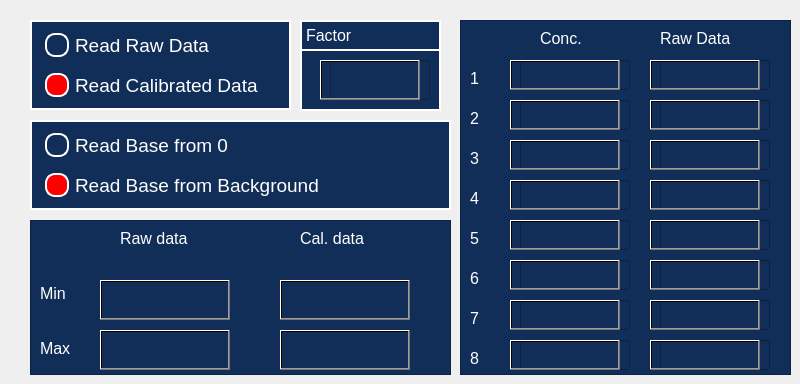
    <widget class="QWidget" name="page_3">
     <widget class="QFrame" name="frame_7">
      <property name="geometry">
       <rect>
        <x>30</x>
        <y>220</y>
        <width>421</width>
        <height>155</height>
       </rect>
      </property>
      <property name="styleSheet">
       <string notr="true">
background:rgb(17, 46, 88);
color:rgb(255, 255, 255);
</string>
      </property>
      <property name="frameShape">
       <enum>QFrame::StyledPanel</enum>
      </property>
      <property name="frameShadow">
       <enum>QFrame::Raised</enum>
      </property>
      <widget class="QLabel" name="label_8">
       <property name="geometry">
        <rect>
         <x>10</x>
         <y>65</y>
         <width>41</width>
         <height>17</height>
        </rect>
       </property>
       <property name="font">
        <font>
         <pointsize>12</pointsize>
        </font>
       </property>
       <property name="text">
        <string>Min</string>
       </property>
      </widget>
      <widget class="QLineEdit" name="lineEdit_2">
       <property name="geometry">
        <rect>
         <x>70</x>
         <y>60</y>
         <width>130</width>
         <height>40</height>
        </rect>
       </property>
       <property name="styleSheet">
        <string notr="true">background:rgb(17, 46, 88);
color:rgb(255, 255, 255);</string>
       </property>
      </widget>
      <widget class="QPushButton" name="pushButton_20">
       <property name="geometry">
        <rect>
         <x>70</x>
         <y>60</y>
         <width>130</width>
         <height>40</height>
        </rect>
       </property>
       <property name="styleSheet">
        <string notr="true">background:qlineargradient(spread:pad, x1:0, y1:0, x2:1, y2:0, stop:0 rgba(0, 0, 0, 0), stop:1 rgba(0,0,0,0))</string>
       </property>
       <property name="text">
        <string/>
       </property>
      </widget>
      <widget class="QLabel" name="label_18">
       <property name="geometry">
        <rect>
         <x>10</x>
         <y>120</y>
         <width>41</width>
         <height>17</height>
        </rect>
       </property>
       <property name="font">
        <font>
         <pointsize>12</pointsize>
        </font>
       </property>
       <property name="text">
        <string>Max</string>
       </property>
      </widget>
      <widget class="QLineEdit" name="lineEdit_11">
       <property name="geometry">
        <rect>
         <x>70</x>
         <y>110</y>
         <width>130</width>
         <height>40</height>
        </rect>
       </property>
       <property name="styleSheet">
        <string notr="true">background:rgb(17, 46, 88);
color:rgb(255, 255, 255);</string>
       </property>
      </widget>
      <widget class="QPushButton" name="pushButton_29">
       <property name="geometry">
        <rect>
         <x>250</x>
         <y>60</y>
         <width>130</width>
         <height>40</height>
        </rect>
       </property>
       <property name="styleSheet">
        <string notr="true">background:qlineargradient(spread:pad, x1:0, y1:0, x2:1, y2:0, stop:0 rgba(0, 0, 0, 0), stop:1 rgba(0,0,0,0))</string>
       </property>
       <property name="text">
        <string/>
       </property>
      </widget>
      <widget class="QLineEdit" name="lineEdit_12">
       <property name="geometry">
        <rect>
         <x>250</x>
         <y>60</y>
         <width>130</width>
         <height>40</height>
        </rect>
       </property>
       <property name="styleSheet">
        <string notr="true">background:rgb(17, 46, 88);
color:rgb(255, 255, 255);</string>
       </property>
      </widget>
      <widget class="QPushButton" name="pushButton_30">
       <property name="geometry">
        <rect>
         <x>250</x>
         <y>110</y>
         <width>130</width>
         <height>40</height>
        </rect>
       </property>
       <property name="styleSheet">
        <string notr="true">background:qlineargradient(spread:pad, x1:0, y1:0, x2:1, y2:0, stop:0 rgba(0, 0, 0, 0), stop:1 rgba(0,0,0,0))</string>
       </property>
       <property name="text">
        <string/>
       </property>
      </widget>
      <widget class="QLineEdit" name="lineEdit_13">
       <property name="geometry">
        <rect>
         <x>250</x>
         <y>110</y>
         <width>130</width>
         <height>40</height>
        </rect>
       </property>
       <property name="styleSheet">
        <string notr="true">background:rgb(17, 46, 88);
color:rgb(255, 255, 255);</string>
       </property>
      </widget>
      <widget class="QLabel" name="label_21">
       <property name="geometry">
        <rect>
         <x>90</x>
         <y>10</y>
         <width>81</width>
         <height>17</height>
        </rect>
       </property>
       <property name="font">
        <font>
         <pointsize>12</pointsize>
        </font>
       </property>
       <property name="text">
        <string>Raw data</string>
       </property>
      </widget>
      <widget class="QLabel" name="label_22">
       <property name="geometry">
        <rect>
         <x>270</x>
         <y>10</y>
         <width>81</width>
         <height>17</height>
        </rect>
       </property>
       <property name="font">
        <font>
         <pointsize>12</pointsize>
        </font>
       </property>
       <property name="text">
        <string>Cal. data</string>
       </property>
      </widget>
      <widget class="QPushButton" name="pushButton_28">
       <property name="geometry">
        <rect>
         <x>70</x>
         <y>110</y>
         <width>130</width>
         <height>40</height>
        </rect>
       </property>
       <property name="styleSheet">
        <string notr="true">background:qlineargradient(spread:pad, x1:0, y1:0, x2:1, y2:0, stop:0 rgba(0, 0, 0, 0), stop:1 rgba(0,0,0,0))</string>
       </property>
       <property name="text">
        <string/>
       </property>
      </widget>
      <zorder>label_8</zorder>
      <zorder>lineEdit_2</zorder>
      <zorder>pushButton_20</zorder>
      <zorder>label_18</zorder>
      <zorder>lineEdit_11</zorder>
      <zorder>lineEdit_12</zorder>
      <zorder>lineEdit_13</zorder>
      <zorder>label_21</zorder>
      <zorder>label_22</zorder>
      <zorder>pushButton_28</zorder>
      <zorder>pushButton_29</zorder>
      <zorder>pushButton_30</zorder>
     </widget>
     <widget class="QFrame" name="frame_8">
      <property name="geometry">
       <rect>
        <x>30</x>
        <y>20</y>
        <width>261</width>
        <height>90</height>
       </rect>
      </property>
      <property name="styleSheet">
       <string notr="true">QFrame {
background:rgb(17, 46, 88);
color:rgb(255, 255, 255);
border:                 2px solid white;}</string>
      </property>
      <property name="frameShape">
       <enum>QFrame::StyledPanel</enum>
      </property>
      <property name="frameShadow">
       <enum>QFrame::Raised</enum>
      </property>
      <widget class="QRadioButton" name="radioButton">
       <property name="geometry">
        <rect>
         <x>15</x>
         <y>10</y>
         <width>191</width>
         <height>31</height>
        </rect>
       </property>
       <property name="font">
        <font>
         <pointsize>14</pointsize>
        </font>
       </property>
       <property name="styleSheet">
        <string notr="true">QRadioButton {
    background:rgb(17, 46, 88);
    color:                  white;
}

QRadioButton::indicator {
    width:                  20px;
    height:                 20px;
    border-radius:          10px;
}

QRadioButton::indicator:checked {
    background-color:       red;
    border:                 2px solid white;
}

QRadioButton::indicator:unchecked {
    background:rgb(17, 46, 88);
    border:                 2px solid white;
}</string>
       </property>
       <property name="text">
        <string>Read Raw Data</string>
       </property>
      </widget>
      <widget class="QRadioButton" name="radioButton_2">
       <property name="geometry">
        <rect>
         <x>15</x>
         <y>50</y>
         <width>241</width>
         <height>31</height>
        </rect>
       </property>
       <property name="font">
        <font>
         <pointsize>14</pointsize>
        </font>
       </property>
       <property name="styleSheet">
        <string notr="true">QRadioButton {
    background:rgb(17, 46, 88);
    color:                  white;
}

QRadioButton::indicator {
    width:                  20px;
    height:                 20px;
    border-radius:          10px;
}

QRadioButton::indicator:checked {
    background-color:       red;
    border:                 2px solid white;
}

QRadioButton::indicator:unchecked {
    background:rgb(17, 46, 88);
    border:                 2px solid white;
}</string>
       </property>
       <property name="text">
        <string>Read Calibrated Data</string>
       </property>
       <property name="checked">
        <bool>true</bool>
       </property>
      </widget>
     </widget>
     <widget class="QFrame" name="frame_9">
      <property name="geometry">
       <rect>
        <x>30</x>
        <y>120</y>
        <width>421</width>
        <height>90</height>
       </rect>
      </property>
      <property name="styleSheet">
       <string notr="true">QFrame {
background:rgb(17, 46, 88);
color:rgb(255, 255, 255);
border:                 2px solid white;}</string>
      </property>
      <property name="frameShape">
       <enum>QFrame::StyledPanel</enum>
      </property>
      <property name="frameShadow">
       <enum>QFrame::Raised</enum>
      </property>
      <widget class="QRadioButton" name="radioButton_5">
       <property name="geometry">
        <rect>
         <x>15</x>
         <y>10</y>
         <width>241</width>
         <height>31</height>
        </rect>
       </property>
       <property name="font">
        <font>
         <pointsize>14</pointsize>
        </font>
       </property>
       <property name="styleSheet">
        <string notr="true">QRadioButton {
    background:rgb(17, 46, 88);
    color:                  white;
}

QRadioButton::indicator {
    width:                  20px;
    height:                 20px;
    border-radius:          10px;
}

QRadioButton::indicator:checked {
    background-color:       red;
    border:                 2px solid white;
}

QRadioButton::indicator:unchecked {
    background:rgb(17, 46, 88);
    border:                 2px solid white;
}</string>
       </property>
       <property name="text">
        <string>Read Base from 0</string>
       </property>
      </widget>
      <widget class="QRadioButton" name="radioButton_6">
       <property name="geometry">
        <rect>
         <x>15</x>
         <y>50</y>
         <width>301</width>
         <height>31</height>
        </rect>
       </property>
       <property name="font">
        <font>
         <pointsize>14</pointsize>
        </font>
       </property>
       <property name="styleSheet">
        <string notr="true">QRadioButton {
    background:rgb(17, 46, 88);
    color:                  white;
}

QRadioButton::indicator {
    width:                  20px;
    height:                 20px;
    border-radius:          10px;
}

QRadioButton::indicator:checked {
    background-color:       red;
    border:                 2px solid white;
}

QRadioButton::indicator:unchecked {
    background:rgb(17, 46, 88);
    border:                 2px solid white;
}</string>
       </property>
       <property name="text">
        <string>Read Base from Background</string>
       </property>
       <property name="checked">
        <bool>true</bool>
       </property>
      </widget>
     </widget>
     <widget class="QFrame" name="frame_10">
      <property name="geometry">
       <rect>
        <x>460</x>
        <y>20</y>
        <width>331</width>
        <height>355</height>
       </rect>
      </property>
      <property name="styleSheet">
       <string notr="true">
background:rgb(17, 46, 88);
color:rgb(255, 255, 255);
</string>
      </property>
      <property name="frameShape">
       <enum>QFrame::StyledPanel</enum>
      </property>
      <property name="frameShadow">
       <enum>QFrame::Raised</enum>
      </property>
      <widget class="QLabel" name="label_19">
       <property name="geometry">
        <rect>
         <x>10</x>
         <y>50</y>
         <width>20</width>
         <height>17</height>
        </rect>
       </property>
       <property name="font">
        <font>
         <pointsize>12</pointsize>
        </font>
       </property>
       <property name="text">
        <string>1</string>
       </property>
      </widget>
      <widget class="QLineEdit" name="lineEdit_10">
       <property name="geometry">
        <rect>
         <x>60</x>
         <y>40</y>
         <width>110</width>
         <height>30</height>
        </rect>
       </property>
       <property name="styleSheet">
        <string notr="true">background:rgb(17, 46, 88);
color:rgb(255, 255, 255);</string>
       </property>
      </widget>
      <widget class="QPushButton" name="pushButton_27">
       <property name="geometry">
        <rect>
         <x>50</x>
         <y>40</y>
         <width>110</width>
         <height>30</height>
        </rect>
       </property>
       <property name="styleSheet">
        <string notr="true">background:qlineargradient(spread:pad, x1:0, y1:0, x2:1, y2:0, stop:0 rgba(0, 0, 0, 0), stop:1 rgba(0,0,0,0))</string>
       </property>
       <property name="text">
        <string/>
       </property>
      </widget>
      <widget class="QLabel" name="label_20">
       <property name="geometry">
        <rect>
         <x>10</x>
         <y>90</y>
         <width>20</width>
         <height>17</height>
        </rect>
       </property>
       <property name="font">
        <font>
         <pointsize>12</pointsize>
        </font>
       </property>
       <property name="text">
        <string>2</string>
       </property>
      </widget>
      <widget class="QLabel" name="label_25">
       <property name="geometry">
        <rect>
         <x>80</x>
         <y>10</y>
         <width>81</width>
         <height>17</height>
        </rect>
       </property>
       <property name="font">
        <font>
         <pointsize>12</pointsize>
        </font>
       </property>
       <property name="text">
        <string>Conc.</string>
       </property>
      </widget>
      <widget class="QLabel" name="label_26">
       <property name="geometry">
        <rect>
         <x>200</x>
         <y>10</y>
         <width>81</width>
         <height>17</height>
        </rect>
       </property>
       <property name="font">
        <font>
         <pointsize>12</pointsize>
        </font>
       </property>
       <property name="text">
        <string>Raw Data</string>
       </property>
      </widget>
      <widget class="QLineEdit" name="lineEdit_14">
       <property name="geometry">
        <rect>
         <x>200</x>
         <y>40</y>
         <width>110</width>
         <height>30</height>
        </rect>
       </property>
       <property name="styleSheet">
        <string notr="true">background:rgb(17, 46, 88);
color:rgb(255, 255, 255);</string>
       </property>
      </widget>
      <widget class="QPushButton" name="pushButton_31">
       <property name="geometry">
        <rect>
         <x>190</x>
         <y>40</y>
         <width>110</width>
         <height>30</height>
        </rect>
       </property>
       <property name="styleSheet">
        <string notr="true">background:qlineargradient(spread:pad, x1:0, y1:0, x2:1, y2:0, stop:0 rgba(0, 0, 0, 0), stop:1 rgba(0,0,0,0))</string>
       </property>
       <property name="text">
        <string/>
       </property>
      </widget>
      <widget class="QLineEdit" name="lineEdit_15">
       <property name="geometry">
        <rect>
         <x>60</x>
         <y>80</y>
         <width>110</width>
         <height>30</height>
        </rect>
       </property>
       <property name="styleSheet">
        <string notr="true">background:rgb(17, 46, 88);
color:rgb(255, 255, 255);</string>
       </property>
      </widget>
      <widget class="QLineEdit" name="lineEdit_16">
       <property name="geometry">
        <rect>
         <x>200</x>
         <y>80</y>
         <width>110</width>
         <height>30</height>
        </rect>
       </property>
       <property name="styleSheet">
        <string notr="true">background:rgb(17, 46, 88);
color:rgb(255, 255, 255);</string>
       </property>
      </widget>
      <widget class="QPushButton" name="pushButton_32">
       <property name="geometry">
        <rect>
         <x>50</x>
         <y>80</y>
         <width>110</width>
         <height>30</height>
        </rect>
       </property>
       <property name="styleSheet">
        <string notr="true">background:qlineargradient(spread:pad, x1:0, y1:0, x2:1, y2:0, stop:0 rgba(0, 0, 0, 0), stop:1 rgba(0,0,0,0))</string>
       </property>
       <property name="text">
        <string/>
       </property>
      </widget>
      <widget class="QPushButton" name="pushButton_33">
       <property name="geometry">
        <rect>
         <x>190</x>
         <y>80</y>
         <width>110</width>
         <height>30</height>
        </rect>
       </property>
       <property name="styleSheet">
        <string notr="true">background:qlineargradient(spread:pad, x1:0, y1:0, x2:1, y2:0, stop:0 rgba(0, 0, 0, 0), stop:1 rgba(0,0,0,0))</string>
       </property>
       <property name="text">
        <string/>
       </property>
      </widget>
      <widget class="QLineEdit" name="lineEdit_17">
       <property name="geometry">
        <rect>
         <x>60</x>
         <y>120</y>
         <width>110</width>
         <height>30</height>
        </rect>
       </property>
       <property name="styleSheet">
        <string notr="true">background:rgb(17, 46, 88);
color:rgb(255, 255, 255);</string>
       </property>
      </widget>
      <widget class="QLineEdit" name="lineEdit_18">
       <property name="geometry">
        <rect>
         <x>200</x>
         <y>120</y>
         <width>110</width>
         <height>30</height>
        </rect>
       </property>
       <property name="styleSheet">
        <string notr="true">background:rgb(17, 46, 88);
color:rgb(255, 255, 255);</string>
       </property>
      </widget>
      <widget class="QPushButton" name="pushButton_34">
       <property name="geometry">
        <rect>
         <x>50</x>
         <y>120</y>
         <width>110</width>
         <height>30</height>
        </rect>
       </property>
       <property name="styleSheet">
        <string notr="true">background:qlineargradient(spread:pad, x1:0, y1:0, x2:1, y2:0, stop:0 rgba(0, 0, 0, 0), stop:1 rgba(0,0,0,0))</string>
       </property>
       <property name="text">
        <string/>
       </property>
      </widget>
      <widget class="QPushButton" name="pushButton_35">
       <property name="geometry">
        <rect>
         <x>190</x>
         <y>120</y>
         <width>110</width>
         <height>30</height>
        </rect>
       </property>
       <property name="styleSheet">
        <string notr="true">background:qlineargradient(spread:pad, x1:0, y1:0, x2:1, y2:0, stop:0 rgba(0, 0, 0, 0), stop:1 rgba(0,0,0,0))</string>
       </property>
       <property name="text">
        <string/>
       </property>
      </widget>
      <widget class="QLineEdit" name="lineEdit_19">
       <property name="geometry">
        <rect>
         <x>60</x>
         <y>160</y>
         <width>110</width>
         <height>30</height>
        </rect>
       </property>
       <property name="styleSheet">
        <string notr="true">background:rgb(17, 46, 88);
color:rgb(255, 255, 255);</string>
       </property>
      </widget>
      <widget class="QLineEdit" name="lineEdit_20">
       <property name="geometry">
        <rect>
         <x>200</x>
         <y>160</y>
         <width>110</width>
         <height>30</height>
        </rect>
       </property>
       <property name="styleSheet">
        <string notr="true">background:rgb(17, 46, 88);
color:rgb(255, 255, 255);</string>
       </property>
      </widget>
      <widget class="QPushButton" name="pushButton_36">
       <property name="geometry">
        <rect>
         <x>50</x>
         <y>160</y>
         <width>110</width>
         <height>30</height>
        </rect>
       </property>
       <property name="styleSheet">
        <string notr="true">background:qlineargradient(spread:pad, x1:0, y1:0, x2:1, y2:0, stop:0 rgba(0, 0, 0, 0), stop:1 rgba(0,0,0,0))</string>
       </property>
       <property name="text">
        <string/>
       </property>
      </widget>
      <widget class="QPushButton" name="pushButton_37">
       <property name="geometry">
        <rect>
         <x>190</x>
         <y>160</y>
         <width>110</width>
         <height>30</height>
        </rect>
       </property>
       <property name="styleSheet">
        <string notr="true">background:qlineargradient(spread:pad, x1:0, y1:0, x2:1, y2:0, stop:0 rgba(0, 0, 0, 0), stop:1 rgba(0,0,0,0))</string>
       </property>
       <property name="text">
        <string/>
       </property>
      </widget>
      <widget class="QLineEdit" name="lineEdit_21">
       <property name="geometry">
        <rect>
         <x>60</x>
         <y>200</y>
         <width>110</width>
         <height>30</height>
        </rect>
       </property>
       <property name="styleSheet">
        <string notr="true">background:rgb(17, 46, 88);
color:rgb(255, 255, 255);</string>
       </property>
      </widget>
      <widget class="QLineEdit" name="lineEdit_22">
       <property name="geometry">
        <rect>
         <x>200</x>
         <y>200</y>
         <width>110</width>
         <height>30</height>
        </rect>
       </property>
       <property name="styleSheet">
        <string notr="true">background:rgb(17, 46, 88);
color:rgb(255, 255, 255);</string>
       </property>
      </widget>
      <widget class="QPushButton" name="pushButton_38">
       <property name="geometry">
        <rect>
         <x>50</x>
         <y>200</y>
         <width>110</width>
         <height>30</height>
        </rect>
       </property>
       <property name="styleSheet">
        <string notr="true">background:qlineargradient(spread:pad, x1:0, y1:0, x2:1, y2:0, stop:0 rgba(0, 0, 0, 0), stop:1 rgba(0,0,0,0))</string>
       </property>
       <property name="text">
        <string/>
       </property>
      </widget>
      <widget class="QPushButton" name="pushButton_39">
       <property name="geometry">
        <rect>
         <x>190</x>
         <y>200</y>
         <width>110</width>
         <height>30</height>
        </rect>
       </property>
       <property name="styleSheet">
        <string notr="true">background:qlineargradient(spread:pad, x1:0, y1:0, x2:1, y2:0, stop:0 rgba(0, 0, 0, 0), stop:1 rgba(0,0,0,0))</string>
       </property>
       <property name="text">
        <string/>
       </property>
      </widget>
      <widget class="QLineEdit" name="lineEdit_23">
       <property name="geometry">
        <rect>
         <x>60</x>
         <y>240</y>
         <width>110</width>
         <height>30</height>
        </rect>
       </property>
       <property name="styleSheet">
        <string notr="true">background:rgb(17, 46, 88);
color:rgb(255, 255, 255);</string>
       </property>
      </widget>
      <widget class="QLineEdit" name="lineEdit_24">
       <property name="geometry">
        <rect>
         <x>200</x>
         <y>240</y>
         <width>110</width>
         <height>30</height>
        </rect>
       </property>
       <property name="styleSheet">
        <string notr="true">background:rgb(17, 46, 88);
color:rgb(255, 255, 255);</string>
       </property>
      </widget>
      <widget class="QPushButton" name="pushButton_40">
       <property name="geometry">
        <rect>
         <x>50</x>
         <y>240</y>
         <width>110</width>
         <height>30</height>
        </rect>
       </property>
       <property name="styleSheet">
        <string notr="true">background:qlineargradient(spread:pad, x1:0, y1:0, x2:1, y2:0, stop:0 rgba(0, 0, 0, 0), stop:1 rgba(0,0,0,0))</string>
       </property>
       <property name="text">
        <string/>
       </property>
      </widget>
      <widget class="QPushButton" name="pushButton_41">
       <property name="geometry">
        <rect>
         <x>190</x>
         <y>240</y>
         <width>110</width>
         <height>30</height>
        </rect>
       </property>
       <property name="styleSheet">
        <string notr="true">background:qlineargradient(spread:pad, x1:0, y1:0, x2:1, y2:0, stop:0 rgba(0, 0, 0, 0), stop:1 rgba(0,0,0,0))</string>
       </property>
       <property name="text">
        <string/>
       </property>
      </widget>
      <widget class="QPushButton" name="pushButton_42">
       <property name="geometry">
        <rect>
         <x>190</x>
         <y>280</y>
         <width>110</width>
         <height>30</height>
        </rect>
       </property>
       <property name="styleSheet">
        <string notr="true">background:qlineargradient(spread:pad, x1:0, y1:0, x2:1, y2:0, stop:0 rgba(0, 0, 0, 0), stop:1 rgba(0,0,0,0))</string>
       </property>
       <property name="text">
        <string/>
       </property>
      </widget>
      <widget class="QPushButton" name="pushButton_43">
       <property name="geometry">
        <rect>
         <x>50</x>
         <y>280</y>
         <width>110</width>
         <height>30</height>
        </rect>
       </property>
       <property name="styleSheet">
        <string notr="true">background:qlineargradient(spread:pad, x1:0, y1:0, x2:1, y2:0, stop:0 rgba(0, 0, 0, 0), stop:1 rgba(0,0,0,0))</string>
       </property>
       <property name="text">
        <string/>
       </property>
      </widget>
      <widget class="QLineEdit" name="lineEdit_25">
       <property name="geometry">
        <rect>
         <x>60</x>
         <y>280</y>
         <width>110</width>
         <height>30</height>
        </rect>
       </property>
       <property name="styleSheet">
        <string notr="true">background:rgb(17, 46, 88);
color:rgb(255, 255, 255);</string>
       </property>
      </widget>
      <widget class="QLineEdit" name="lineEdit_26">
       <property name="geometry">
        <rect>
         <x>200</x>
         <y>280</y>
         <width>110</width>
         <height>30</height>
        </rect>
       </property>
       <property name="styleSheet">
        <string notr="true">background:rgb(17, 46, 88);
color:rgb(255, 255, 255);</string>
       </property>
      </widget>
      <widget class="QLineEdit" name="lineEdit_27">
       <property name="geometry">
        <rect>
         <x>60</x>
         <y>320</y>
         <width>110</width>
         <height>30</height>
        </rect>
       </property>
       <property name="styleSheet">
        <string notr="true">background:rgb(17, 46, 88);
color:rgb(255, 255, 255);</string>
       </property>
      </widget>
      <widget class="QLineEdit" name="lineEdit_28">
       <property name="geometry">
        <rect>
         <x>200</x>
         <y>320</y>
         <width>110</width>
         <height>30</height>
        </rect>
       </property>
       <property name="styleSheet">
        <string notr="true">background:rgb(17, 46, 88);
color:rgb(255, 255, 255);</string>
       </property>
      </widget>
      <widget class="QPushButton" name="pushButton_44">
       <property name="geometry">
        <rect>
         <x>190</x>
         <y>320</y>
         <width>110</width>
         <height>30</height>
        </rect>
       </property>
       <property name="styleSheet">
        <string notr="true">background:qlineargradient(spread:pad, x1:0, y1:0, x2:1, y2:0, stop:0 rgba(0, 0, 0, 0), stop:1 rgba(0,0,0,0))</string>
       </property>
       <property name="text">
        <string/>
       </property>
      </widget>
      <widget class="QPushButton" name="pushButton_45">
       <property name="geometry">
        <rect>
         <x>50</x>
         <y>320</y>
         <width>110</width>
         <height>30</height>
        </rect>
       </property>
       <property name="styleSheet">
        <string notr="true">background:qlineargradient(spread:pad, x1:0, y1:0, x2:1, y2:0, stop:0 rgba(0, 0, 0, 0), stop:1 rgba(0,0,0,0))</string>
       </property>
       <property name="text">
        <string/>
       </property>
      </widget>
      <widget class="QLabel" name="label_27">
       <property name="geometry">
        <rect>
         <x>10</x>
         <y>130</y>
         <width>20</width>
         <height>17</height>
        </rect>
       </property>
       <property name="font">
        <font>
         <pointsize>12</pointsize>
        </font>
       </property>
       <property name="text">
        <string>3</string>
       </property>
      </widget>
      <widget class="QLabel" name="label_28">
       <property name="geometry">
        <rect>
         <x>10</x>
         <y>170</y>
         <width>20</width>
         <height>17</height>
        </rect>
       </property>
       <property name="font">
        <font>
         <pointsize>12</pointsize>
        </font>
       </property>
       <property name="text">
        <string>4</string>
       </property>
      </widget>
      <widget class="QLabel" name="label_29">
       <property name="geometry">
        <rect>
         <x>10</x>
         <y>210</y>
         <width>20</width>
         <height>17</height>
        </rect>
       </property>
       <property name="font">
        <font>
         <pointsize>12</pointsize>
        </font>
       </property>
       <property name="text">
        <string>5</string>
       </property>
      </widget>
      <widget class="QLabel" name="label_30">
       <property name="geometry">
        <rect>
         <x>10</x>
         <y>250</y>
         <width>20</width>
         <height>17</height>
        </rect>
       </property>
       <property name="font">
        <font>
         <pointsize>12</pointsize>
        </font>
       </property>
       <property name="text">
        <string>6</string>
       </property>
      </widget>
      <widget class="QLabel" name="label_31">
       <property name="geometry">
        <rect>
         <x>10</x>
         <y>290</y>
         <width>20</width>
         <height>17</height>
        </rect>
       </property>
       <property name="font">
        <font>
         <pointsize>12</pointsize>
        </font>
       </property>
       <property name="text">
        <string>7</string>
       </property>
      </widget>
      <widget class="QLabel" name="label_32">
       <property name="geometry">
        <rect>
         <x>10</x>
         <y>330</y>
         <width>20</width>
         <height>17</height>
        </rect>
       </property>
       <property name="font">
        <font>
         <pointsize>12</pointsize>
        </font>
       </property>
       <property name="text">
        <string>8</string>
       </property>
      </widget>
      <zorder>lineEdit_26</zorder>
      <zorder>lineEdit_25</zorder>
      <zorder>label_19</zorder>
      <zorder>lineEdit_10</zorder>
      <zorder>pushButton_27</zorder>
      <zorder>label_20</zorder>
      <zorder>label_25</zorder>
      <zorder>label_26</zorder>
      <zorder>lineEdit_14</zorder>
      <zorder>pushButton_31</zorder>
      <zorder>lineEdit_15</zorder>
      <zorder>lineEdit_16</zorder>
      <zorder>pushButton_32</zorder>
      <zorder>pushButton_33</zorder>
      <zorder>lineEdit_17</zorder>
      <zorder>lineEdit_18</zorder>
      <zorder>pushButton_34</zorder>
      <zorder>pushButton_35</zorder>
      <zorder>lineEdit_19</zorder>
      <zorder>lineEdit_20</zorder>
      <zorder>pushButton_36</zorder>
      <zorder>pushButton_37</zorder>
      <zorder>lineEdit_21</zorder>
      <zorder>lineEdit_22</zorder>
      <zorder>pushButton_38</zorder>
      <zorder>pushButton_39</zorder>
      <zorder>lineEdit_23</zorder>
      <zorder>lineEdit_24</zorder>
      <zorder>pushButton_40</zorder>
      <zorder>pushButton_41</zorder>
      <zorder>pushButton_42</zorder>
      <zorder>pushButton_43</zorder>
      <zorder>lineEdit_27</zorder>
      <zorder>lineEdit_28</zorder>
      <zorder>pushButton_44</zorder>
      <zorder>pushButton_45</zorder>
      <zorder>label_27</zorder>
      <zorder>label_28</zorder>
      <zorder>label_29</zorder>
      <zorder>label_30</zorder>
      <zorder>label_31</zorder>
      <zorder>label_32</zorder>
     </widget>
     <widget class="QFrame" name="frame_11">
      <property name="geometry">
       <rect>
        <x>300</x>
        <y>20</y>
        <width>141</width>
        <height>91</height>
       </rect>
      </property>
      <property name="styleSheet">
       <string notr="true">QFrame {
background:rgb(17, 46, 88);
color:rgb(255, 255, 255);
border:                 2px solid white;}</string>
      </property>
      <property name="frameShape">
       <enum>QFrame::StyledPanel</enum>
      </property>
      <property name="frameShadow">
       <enum>QFrame::Raised</enum>
      </property>
      <widget class="QLineEdit" name="lineEdit_29">
       <property name="geometry">
        <rect>
         <x>30</x>
         <y>40</y>
         <width>100</width>
         <height>40</height>
        </rect>
       </property>
       <property name="styleSheet">
        <string notr="true">background:rgb(17, 46, 88);
color:rgb(255, 255, 255);</string>
       </property>
      </widget>
      <widget class="QPushButton" name="pushButton_46">
       <property name="geometry">
        <rect>
         <x>20</x>
         <y>40</y>
         <width>100</width>
         <height>40</height>
        </rect>
       </property>
       <property name="styleSheet">
        <string notr="true">background:qlineargradient(spread:pad, x1:0, y1:0, x2:1, y2:0, stop:0 rgba(0, 0, 0, 0), stop:1 rgba(0,0,0,0))</string>
       </property>
       <property name="text">
        <string/>
       </property>
      </widget>
      <widget class="QLabel" name="label_33">
       <property name="geometry">
        <rect>
         <x>0</x>
         <y>0</y>
         <width>141</width>
         <height>31</height>
        </rect>
       </property>
       <property name="font">
        <font>
         <pointsize>12</pointsize>
        </font>
       </property>
       <property name="styleSheet">
        <string notr="true">background:rgb(17, 46, 88);
color:rgb(255, 255, 255);</string>
       </property>
       <property name="text">
        <string>Factor</string>
       </property>
      </widget>
     </widget>
    </widget>
